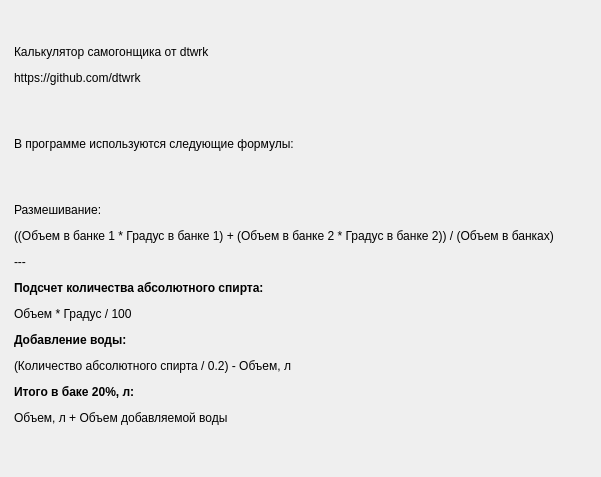
<?xml version="1.0" encoding="UTF-8"?>
<ui version="4.0">
 <class>Dialog</class>
 <widget class="QDialog" name="Dialog">
  <property name="geometry">
   <rect>
    <x>0</x>
    <y>0</y>
    <width>601</width>
    <height>477</height>
   </rect>
  </property>
  <property name="windowTitle">
   <string>О программе</string>
  </property>
  <widget class="QWidget" name="gridLayoutWidget">
   <property name="geometry">
    <rect>
     <x>14</x>
     <y>20</y>
     <width>571</width>
     <height>431</height>
    </rect>
   </property>
   <layout class="QGridLayout" name="gridLayout">
    <item row="1" column="0">
     <widget class="QLabel" name="label">
      <property name="text">
       <string>&lt;html&gt;&lt;head/&gt;&lt;body&gt;&lt;p&gt;Калькулятор самогонщика от dtwrk&lt;/p&gt;&lt;p&gt;https://github.com/dtwrk&lt;/p&gt;&lt;p&gt;&lt;br/&gt;&lt;/p&gt;&lt;p&gt;В программе используются следующие формулы:&lt;/p&gt;&lt;p&gt;&lt;br/&gt;&lt;/p&gt;&lt;p&gt;Размешивание:&lt;/p&gt;&lt;p&gt;((Объем в банке 1 * Градус в банке 1) + (Объем в банке 2 * Градус в банке 2)) / (Объем в банках)&lt;/p&gt;&lt;p&gt;---&lt;/p&gt;&lt;p&gt;&lt;span style=&quot; font-weight:700;&quot;&gt;Подсчет количества абсолютного спирта:&lt;/span&gt;&lt;/p&gt;&lt;p&gt;Объем * Градус / 100&lt;/p&gt;&lt;p&gt;&lt;span style=&quot; font-weight:700;&quot;&gt;Добавление воды:&lt;/span&gt;&lt;/p&gt;&lt;p&gt;(Количество абсолютного спирта / 0.2) - Объем, л&lt;/p&gt;&lt;p&gt;&lt;span style=&quot; font-weight:700;&quot;&gt;Итого в баке 20%, л:&lt;/span&gt;&lt;/p&gt;&lt;p&gt;Объем, л + Объем добавляемой воды&lt;/p&gt;&lt;/body&gt;&lt;/html&gt;</string>
      </property>
     </widget>
    </item>
   </layout>
  </widget>
 </widget>
 <resources/>
 <connections/>
</ui>
